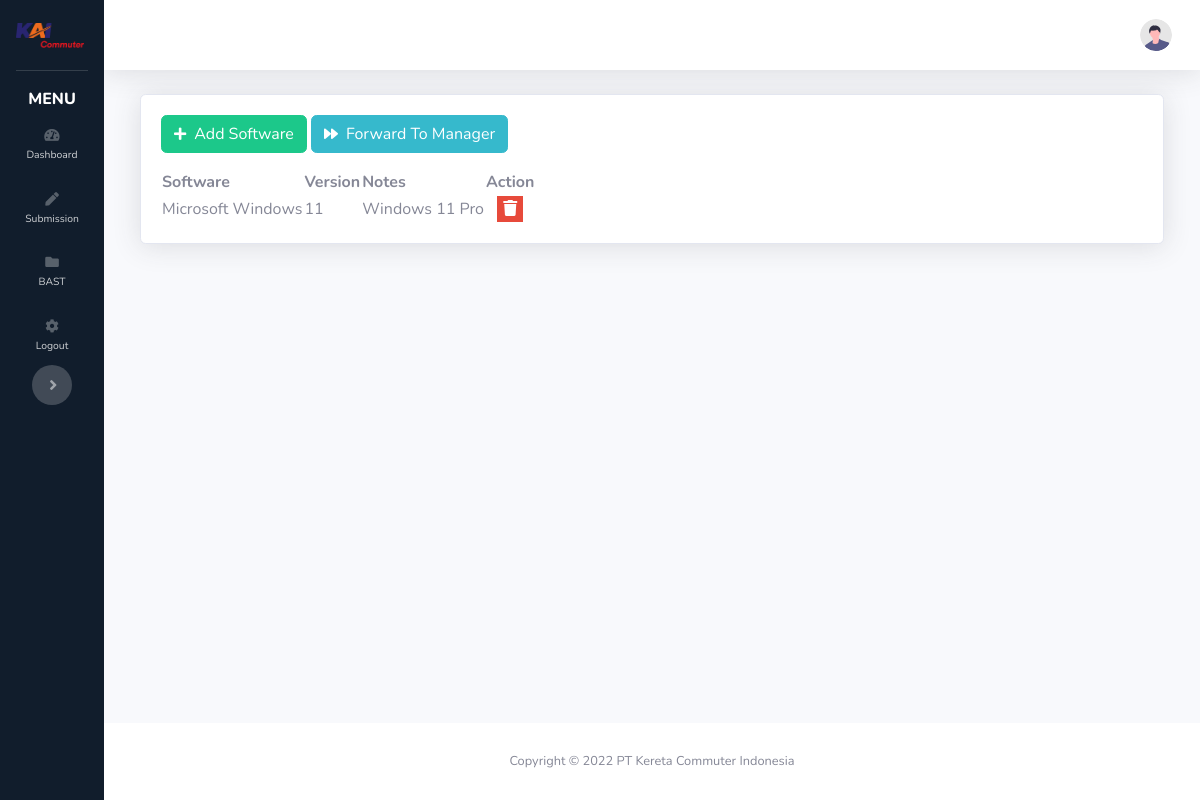
/index.php/admin/addSoftware, run on an earlier commit of the app's database.
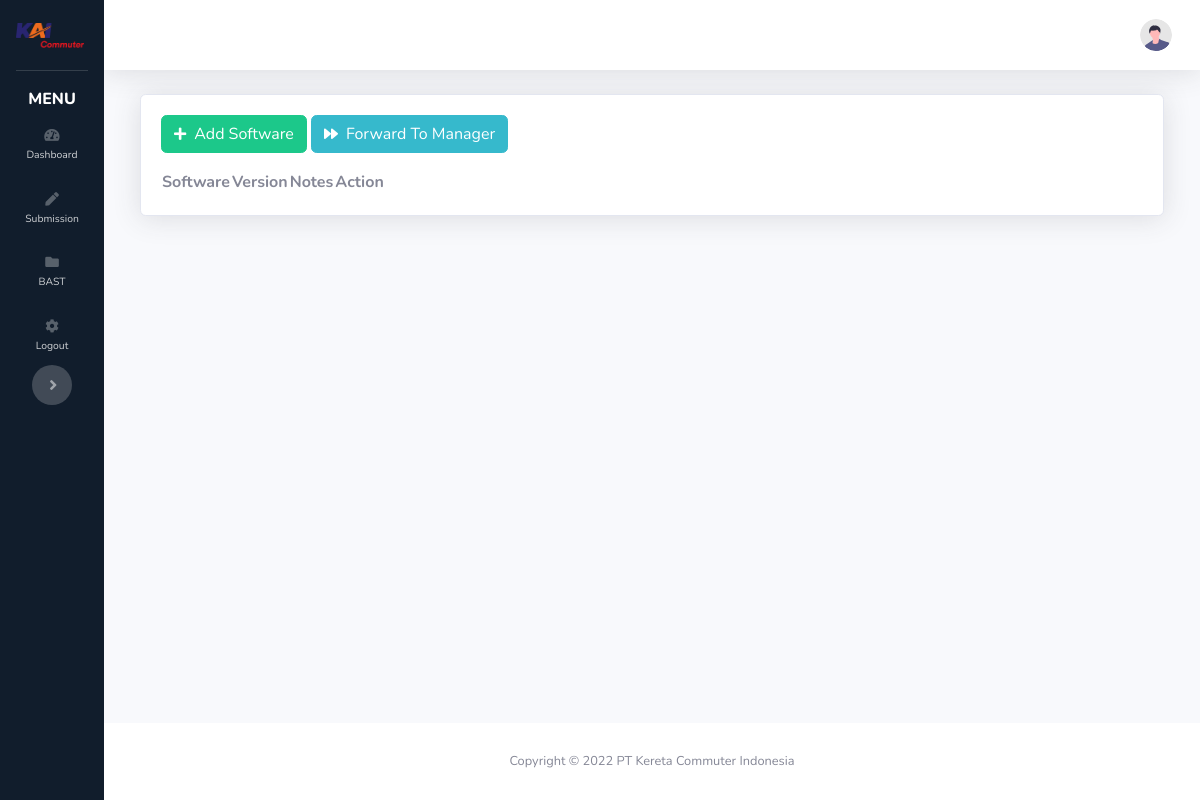
And on a later commit of the database.
### tables this page shows
CREATE TABLE `software` (
  `id_software` int(11) NOT NULL,
  `no_tiket` varchar(10) NOT NULL,
  `nama_software` text NOT NULL,
  `version` varchar(20) NOT NULL,
  `notes` text NOT NULL
);

### application/controllers/admin.php (called while the page is built, shortened)
<?php
class Admin extends CI_Controller
{
	public function __construct()
	{
		$this->load->helper('url');
		$this->load->library('session');
		$this->load->database();
		$this->load->model('Model_Noc');
	}
	public function addSoftware()
	{
		$data['software'] = array(
			"Microsoft Windows",
			"Microsoft Office Standart",
			"Microsoft Visio",
			"Microsoft Project",
			"Autocad",
			"Corel Draw",
			"Adobe Photoshop",
			"Adobe Premiere",
			"Adobe Ilustrator",
			"Adobe After Effect",
			"Antivirus",
			"Sketch Up Pro",
			"Vray Fr Sketchup",
			"Nitro PDF Pro",
			"Linux OS",
			"Open Office",
			"Mac OS",
			"Microsoft Office For Mac",
			"SAP",
			"Software Lainnya"
		);
		$id_request = $this->input->get('idRequest');
		$no_tiket = $this->input->get('noTiket');
		$data['softwares'] = $this->Model_Noc->getSoftwareByNoTiket($no_tiket);
		$data['requestor'] = $this->Model_Noc->getRequestorById($id_request);
		$data['title'] = 'Add Software';
		$data['tiket'] = $no_tiket;
		$data['id_request'] = $id_request;
		$this->load->view('head', $data);
		$this->load->view('admin/sidebar_admin', $data);
		$this->load->view('navbar', $data);
		$this->load->view('admin/script/caridata_executor', $data);
		$this->load->view('admin/list_software', $data);
		$this->load->view('admin/script/tandatangan', $data);
		$this->load->view('footer', $data);
	}
}

### index.php (called while the page is built, shortened)
<?php
require_once BASEPATH.'core/CodeIgniter.php';

### application/models/Model_Noc.php (called while the page is built, shortened)
<?php
class Model_Noc extends CI_Model
{
	function getRequestorById($id_request)
	{
		$this->db->select('request.*, employee.*, category.*');
		$this->db->join('employee', 'request.nik = employee.nik');
		$this->db->join('category', 'request.id_category = category.id_category');
		$this->db->from('request');
		$this->db->where('id_request', $id_request);
		$query = $this->db->get();
		return $query->result_array();
	}
	public function getSoftwareByNoTiket($no_tiket)
	{
		$this->db->select('*');
		$this->db->from('software');
		$this->db->where('no_tiket', $no_tiket);
		$query = $this->db->get();
		return $query->result_array();
	}
}

### application/views/admin/list_software.php (the view, shortened to what this page needs)
<div class="mr-4 ml-4">
    <div class="row">
        <div class="container-fluid">
            <div class="card shadow mb-4">
                <div class="card-body">
                    <div class="tombol-aksi-hardsoft">
                        <button class="btn btn-md btn-success  mb-3" data-toggle="modal" data-target="#addSoftware"><i class="fas fa-plus fa-sm mr-2"></i>Add Software</button>
                        <button class="btn btn-md btn-info  mb-3" data-toggle="modal" data-target="#forwardToManager"><i class="fas fa-forward fa-sm mr-2"></i>Forward To Manager</button>
                    </div>
                    <table id="myTable" class="display">
                        <thead>
                            <tr>
                                <th>Software</th>
                                <th>Version</th>
                                <th>Notes</th>
                                <th>Action</th>
                            </tr>
                        </thead>
                        <tbody>
                            <?php
                            foreach ($softwares as $data) {
                            ?>
                                <tr>
                                    <td><?php echo $data['nama_software']; ?></td>
                                    <td><?php echo $data['version']; ?></td>
                                    <td><?php echo $data['notes']; ?></td>
                                    <td align="center">
                                        <button class="tombol bg-danger text-white" data-toggle="modal" data-target="#deleteSoftware<?php echo $data['id_software']; ?>" title="Delete">
                                            <font style="font-weight: bold;">
                                                <i class="fa fa-trash"></i>
                                            </font>
                                        </button>
                                    </td>
                                </tr>
                            <?php
                            } ?>
                        </tbody>
                    </table>
                </div>
            </div>
        </div>
    </div>
</div>
</div>

What changed in the data, as far as the page shows it:
removed software: nama_software "Microsoft Windows", version "11", notes "Windows 11 Pro"
